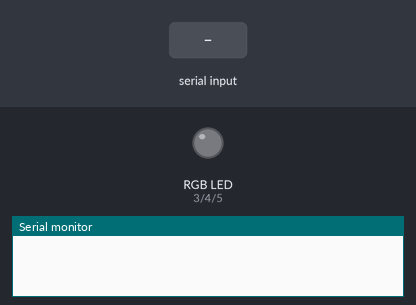
The sketch below on a simulated Arduino Uno, built with avr-gcc and run on an emulated ATmega328P. Shown: an RGB LED mixed from three pins (HIGH = lit), the last lines printed to the serial monitor. The inputs (shaded band) are chosen by the test bench. Dim RGB values are drawn brighter than linear.

Above: at 1.2 s.
1.3 s: "90,45,200\n" received over Serial
At 1.9 s:
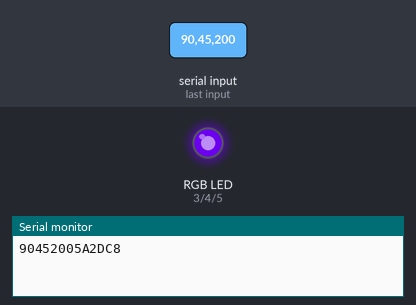
2.8 s: "30,150,10\n" received over Serial
At 4.0 s:
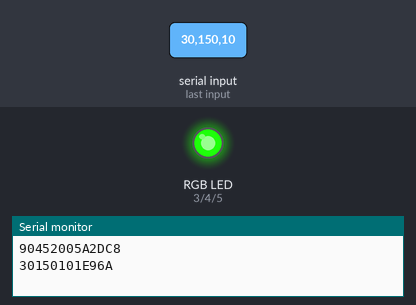
4.3 s: "1,90,45\n" received over Serial
At 5.3 s:
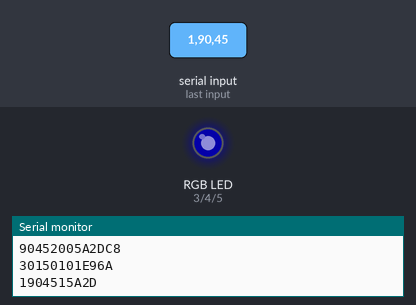
Timing chart, 0 to 7.3 s (numbered marks = the images above; inputs shaded):
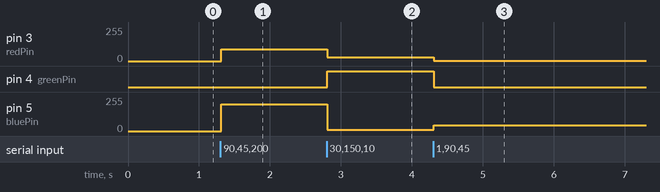

Measured:
- after the input at 1.3 s, pin 3 (redPin): 0/255 → 90/255 at once; pin 5 (bluePin): 0/255 → 200/255 at once
- after the input at 2.8 s, pin 3 (redPin): 90/255 → 30/255 at once; pin 4 (greenPin): LOW → HIGH at once; pin 5 (bluePin): 200/255 → 10/255 at once
- after the input at 4.3 s, pin 3 (redPin): 30/255 → 1/255 at once; pin 4 (greenPin): HIGH → LOW at once; pin 5 (bluePin): 10/255 → 45/255 at once

The sketch:

revolving-lights.ino
```cpp
// pins for the LEDs:
const int redPin = 3;
const int greenPin = 4;
const int bluePin = 5;

void setup() {
  // initialize serial:
  Serial.begin(9600);
  // make the pins outputs:
  pinMode(redPin, OUTPUT);
  pinMode(greenPin, OUTPUT);
  pinMode(bluePin, OUTPUT);

}

void loop() {
  // if there's any serial available, read it:
  while (Serial.available() > 0) {

    // look for the next valid integer in the incoming serial stream:
    int red = Serial.parseInt();
    // do it again:
    int green = Serial.parseInt();
    // do it again:
    int blue = Serial.parseInt();

    Serial.print(red, DEC);
    Serial.print(green, DEC);
    Serial.print(blue, DEC);

    // look for the newline. That's the end of your
    // sentence:
    if (Serial.read() == '\n') {
      // constrain the values to 0 - 255 and invert
      // if you're using a common-cathode LED, just use "constrain(color, 0, 255);"
      red = constrain(red, 0, 255);
      green = constrain(green, 0, 255);
      blue = constrain(blue, 0, 255);

      // fade the red, green, and blue legs of the LED:
      analogWrite(redPin, red);
      analogWrite(greenPin, green);
      analogWrite(bluePin, blue);

      // print the three numbers in one string as hexadecimal:
      Serial.print(red, HEX);
      Serial.print(green, HEX);
      Serial.println(blue, HEX);
    }
  }
}
```
